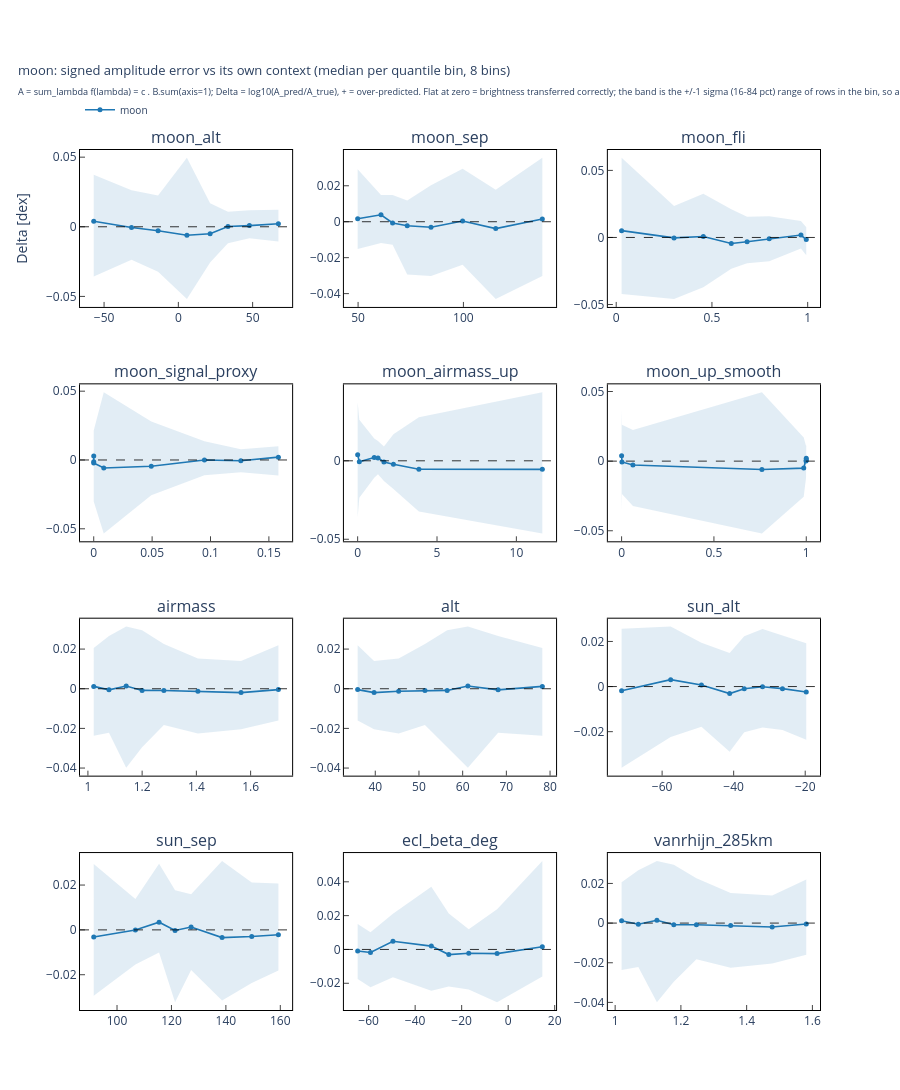
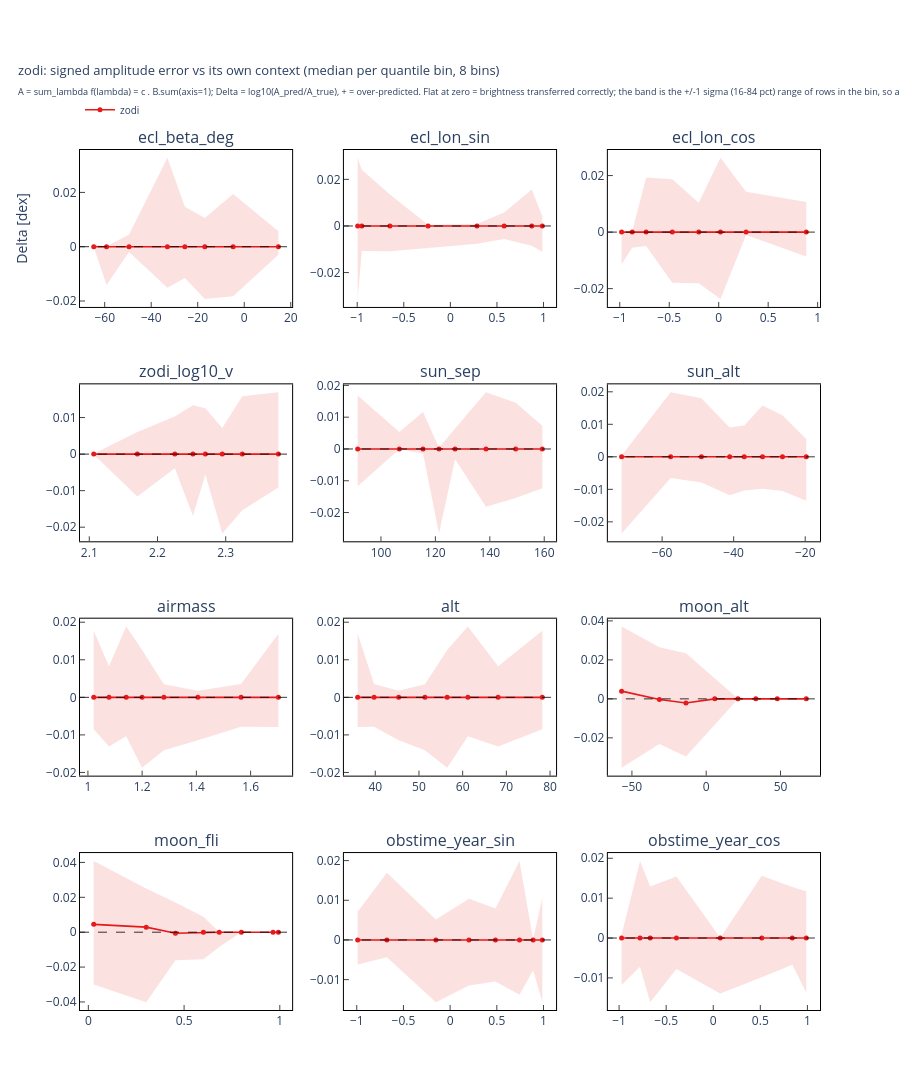
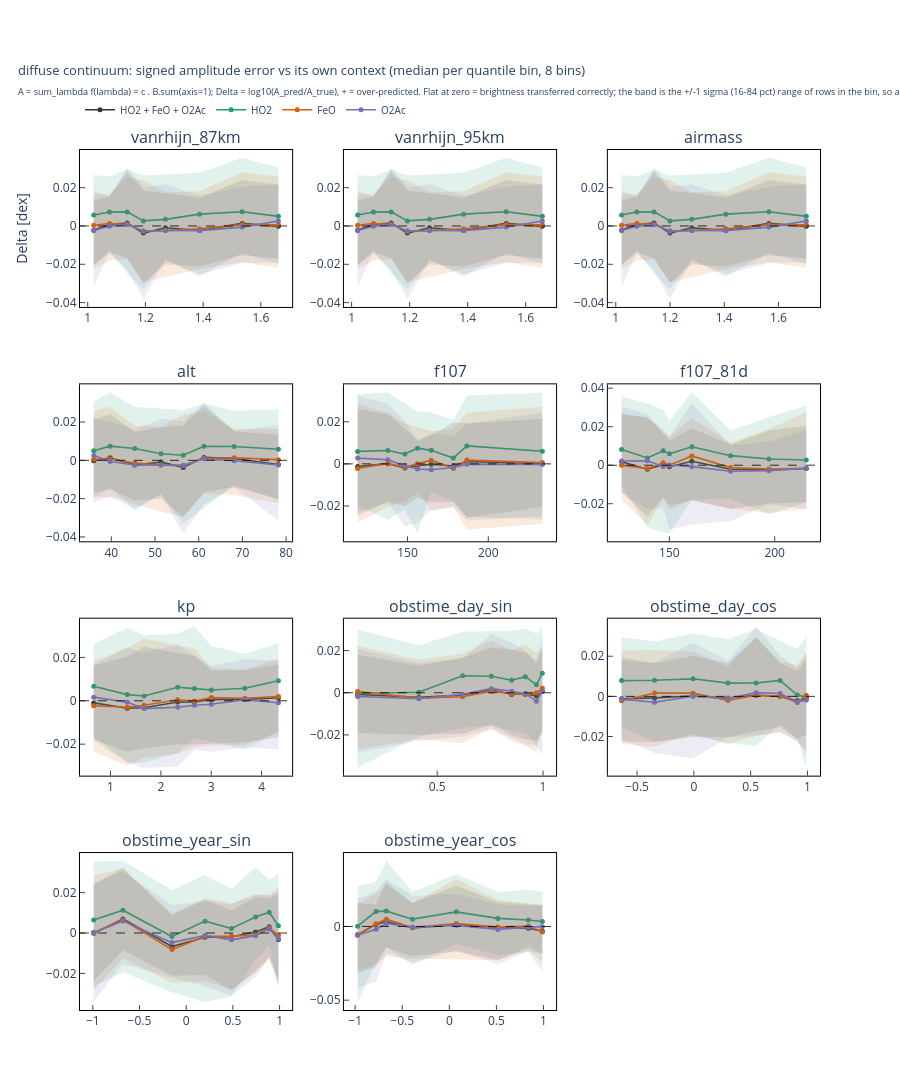
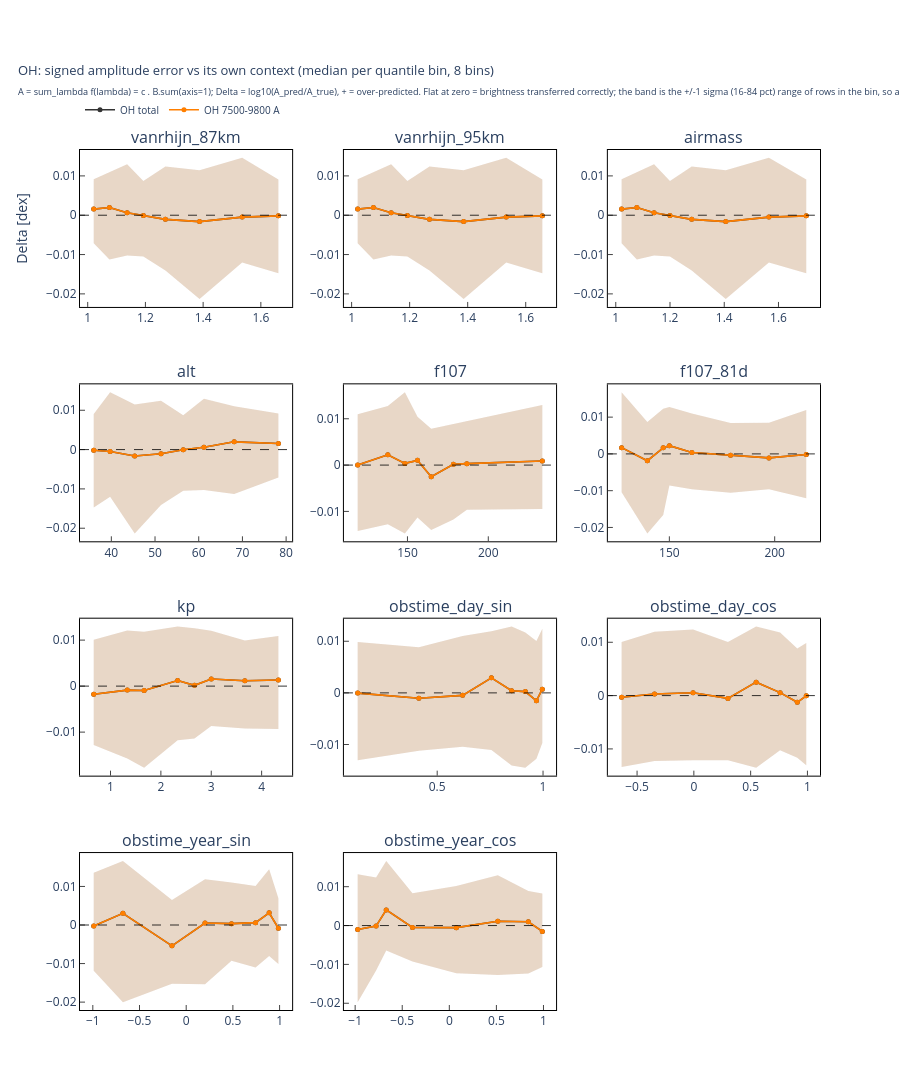

Here is the notebook cell these charts were saved with, in order:
### Code cell
# Targets: per-family AMPLITUDE error vs the context that drives that family.
# Amplitude A = sum_lambda f(lambda) = c . B.sum(axis=1), a linear functional of
# the coefficients; error Delta = log10(A_pred/A_true), because the miss is
# multiplicative (83-89% of the tail MSE is removed by a single per-row rescale).
# Four grids: moon vs moon geometry, zodi vs ecliptic geometry, the diffuse
# continuum (HO2/FeO/O2Ac, coloured) and OH (by wavelength band, plus O2_b01)
# vs the airglow and solar-activity terms.
# Look for: a trace departing from zero in some regime = a bias the head has not
# learned.  Flat at zero = that family's brightness is transferred correctly.
_tmp = diag.amplitude_error_vs_ctx()
